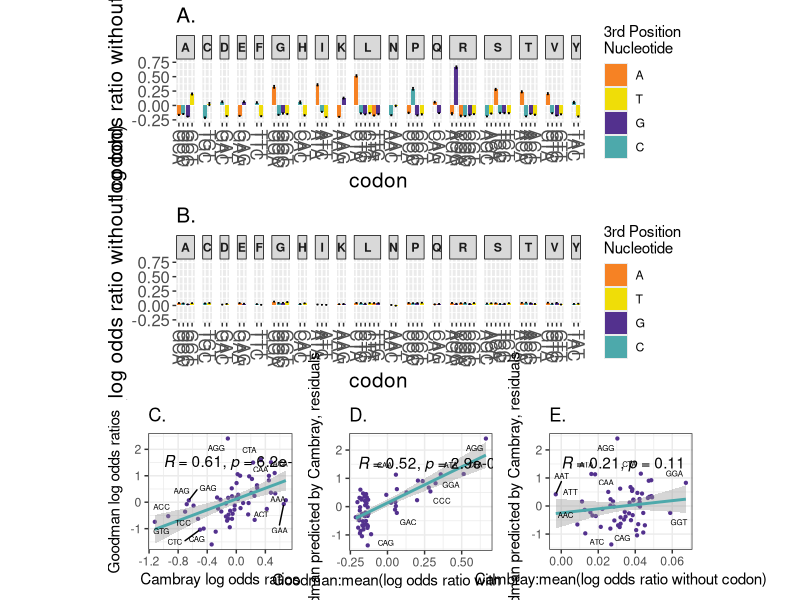

Write R code to recreate this figure.
library(gridExtra)
library(grid)
library(ggplot2)
library(lattice)
library(ggrepel)
library(ggpubr)

#read in VedIO

data1 = read.csv("Goodman_codondrop_LOR.csv", h = TRUE)
attach(data1)

lor <- data1$mean_LOR_not
class_cdn <- data1$cdn
sem <- data1$sem
sd <- data1$sd
aa <- data1$aa

nts = c("A", "T", "G", "C")


df_dropG <- data.frame(
	amino_acid = aa,
	name = class_cdn,
	value = lor,
	sem = sem
	)
	
fig6a = ggplot(df_dropG, aes(x = name, y = value)) + ylim(-0.25, 0.75) +
	geom_col(aes(fill = factor(ends_with, level = nts))) +  ggtitle("A.") +
	#scale_fill_manual(values = c("#EFE350FF", "#593D9CFF", "#B8627DFF", "#F68F46FF")) + 
	scale_fill_manual(values = c("#F68224", "#EFDD08","#53318E", "#4DA9AB")) +   
	geom_errorbar(aes(ymin = value - sem, ymax = value + sem, width = 0.4), colour = "black") + 
	facet_grid(~amino_acid, scales = "free_x", space = "free_x") + 
	scale_x_discrete(guide = guide_axis(angle = -90)) + 
	labs(x = "codon", y = "mean(log odds ratio without codon)", fill = "3rd Position \nNucleotide") + 
	theme(strip.text.x = element_text(face = "bold"), strip.background = element_rect(color = "black"),
	axis.title.x=element_text(size=15), axis.title.y=element_text(size=15),
axis.text.x=element_text(size=12), axis.text.y=element_text(size=12),
plot.title=element_text(size=15))
	
	
	
data1 = read.csv("Cambray_codondrop_LOR.csv", h = TRUE)
attach(data1)

lor <- data1$mean_LOR_not
class_cdn <- data1$cdn
sem <- data1$sem
sd <- data1$sd
aa <- data1$aa


df_dropC <- data.frame(
	amino_acid = aa,
	name = class_cdn,
	value = lor,
	sem = sem
	)
	
fig6b = ggplot(df_dropC, aes(x = name, y = value)) + ylim(-0.25, 0.75) +
	geom_col(aes(fill = factor(ends_with, level = nts))) +  ggtitle("B.") +
	#scale_fill_manual(values = c("#EFE350FF", "#593D9CFF", "#B8627DFF", "#F68F46FF")) + 
	scale_fill_manual(values = c("#F68224", "#EFDD08","#53318E", "#4DA9AB")) +   
	geom_errorbar(aes(ymin = value - sem, ymax = value + sem, width = 0.4), colour = "black") + 
	facet_grid(~amino_acid, scales = "free_x", space = "free_x") + 
	scale_x_discrete(guide = guide_axis(angle = -90)) + 
	labs(x = "codon", y = "mean(log odds ratio without codon)", fill = "3rd Position \nNucleotide") + 
	theme(strip.text.x = element_text(face = "bold"), strip.background = element_rect(color = "black"),
	axis.title.x=element_text(size=15), axis.title.y=element_text(size=15),
axis.text.x=element_text(size=12), axis.text.y=element_text(size=12),
plot.title=element_text(size=15))	
	



data2 <- read.csv("Goodman_logodds_high_low.csv", header = T)


attach(data2)

G_lor <- data2$log_odds
codonsG <- data2$codon

data3 <- read.csv("Cambray_logodds_high_low.csv", header = T)


attach(data3)

C_lor <- data3$log_odds
codonsC <- data3$codon

reg <- lm(G_lor~C_lor)
res <- reg$residuals



xl <- expression("Goodman predicted by Cambray, residuals")
yl <- expression("Goodman:mean(log odds ratio without codon)")
df.xyres <- data.frame(y=res, x=df_dropG$value, codon = codonsC)
p.xyres <- ggplot(df.xyres, aes(x=x,y=y, label = codon)) + ggtitle("D.") +
  geom_point(size=0.8, color = "#53318E")+ 
  theme(aspect.ratio=1)+
  geom_smooth(method='lm', formula= y~x, colour = "#4DA9AB") +
  stat_cor(label.y = 1.5, label.x=-0.2, method = "spearman") +
  theme_bw()  + 
  geom_text_repel(size=2) +labs(x = yl, y=xl)

xl <- expression("Goodman predicted by Cambray, residuals")
yl <- expression("Cambray:mean(log odds ratio without codon)")
df.xyresC <- data.frame(y=res, x=df_dropC$value, codon = codonsC)
p.xyresC <- ggplot(df.xyresC, aes(x=x,y=y, label = codon)) + ggtitle("E.") +
  geom_point(size=0.8, color = "#53318E")+ 
  theme(aspect.ratio=1)+
  geom_smooth(method='lm', formula= y~x, colour = "#4DA9AB") +
  stat_cor(label.y = 1.5, label.x=0, method = "spearman") +
  theme_bw()  + geom_text_repel(size=2) +labs(x = yl, y=xl)



xl <- expression("Cambray log odds ratios")
yl <- expression("Goodman log odds ratios")
df.xy <- data.frame(x=C_lor, y=G_lor, codon = codonsC)
p.xy <- ggplot(df.xy, aes(x=x,y=y, label = codon)) + ggtitle("C.") +
  geom_point(size=0.8, color = "#53318E")+ 
  theme(aspect.ratio=1)+
  geom_smooth(method='lm', formula= y~x, colour = "#4DA9AB") +
  stat_cor(label.y = 1.5, label.x=-1, method = "spearman") +
  theme_bw()  + 
  geom_text_repel(size=2) +labs(x = xl, y=yl)


pdf("Fig6.pdf", width =15, height = 15)
grid.arrange(
	grobs = list(fig6a, fig6b, p.xy, p.xyres, p.xyresC),
	widths = c(1,1,1),
	heights = c(1,1,1),
	layout_matrix = rbind(c(1,1,1), c(2,2,2), c(3,4,5)),
	respect=TRUE
	)
dev.off()